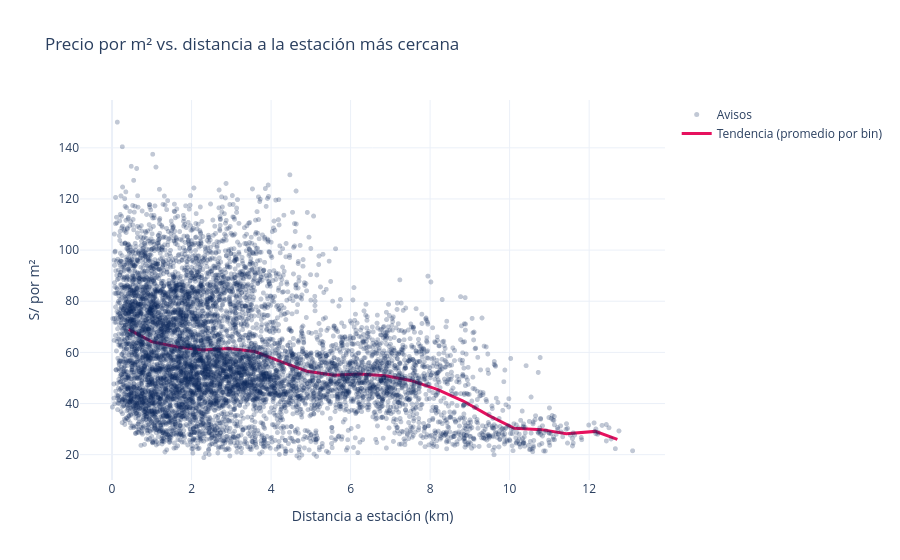

Here is the notebook cell this chart was saved with:
### Code cell
plot_distance_vs_price(df)

### Figure 1 — Plotly figure (JSON) as saved in the notebook; plotly's stock layout.template omitted (floating-point values rounded to 4 significant figures; data arrays with more than 128 entries replaced by an {"elided": "..."} marker saying what was removed)
{"data": [{"marker": {"color": "#0A2559", "opacity": 0.25, "size": 5}, "mode": "markers", "name": "Avisos", "type": "scattergl", "x": {"elided": "7800 float values"}, "y": {"elided": "7800 float values"}}, {"line": {"color": "#E6115E", "width": 3}, "mode": "lines", "name": "Tendencia (promedio por bin)", "type": "scatter", "x": [0.417, 0.9911, 1.648, 2.282, 2.94, 3.59, 4.243, 4.903, 5.585, 6.22, 6.876, 7.51, 8.178, 8.833, 9.481, 10.12, 10.81, 11.42, 12.15, 12.71], "y": [68.98, 64.21, 62.13, 60.91, 61.49, 60.33, 56.42, 52.64, 51.07, 51.55, 50.83, 49.03, 45.55, 40.98, 35.28, 30.34, 29.79, 28.16, 29.1, 25.96]}], "layout": {"title": {"text": "Precio por m² vs. distancia a la estación más cercana"}, "xaxis": {"title": {"text": "Distancia a estación (km)"}}, "yaxis": {"title": {"text": "S/ por m²"}}}}
